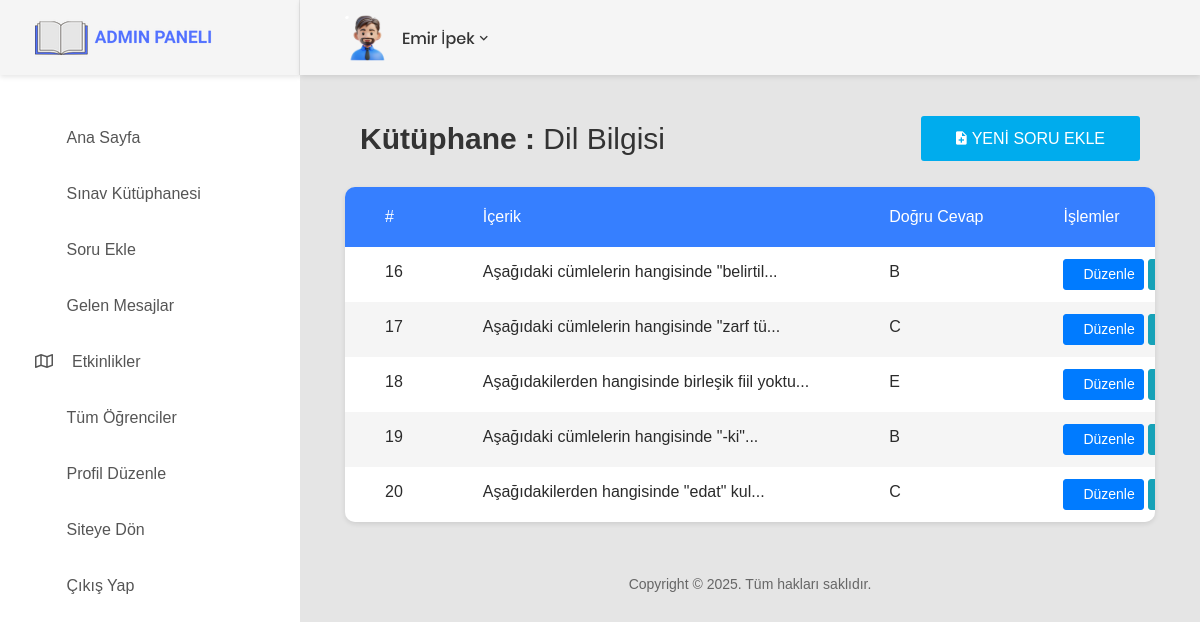
The app's page /AdminPanel/questiontable.php?Id=501 (signed in) with its own data.
### tables this page shows
CREATE TABLE `books` (
  `Id` int NOT NULL,
  `Title` varchar(200) NOT NULL,
  `ImageUrl` varchar(255) NOT NULL,
  `Present` varchar(120) NOT NULL
);

CREATE TABLE `tests` (
  `Id` int NOT NULL,
  `book_id` int NOT NULL,
  `Title` varchar(1000) NOT NULL,
  `A` varchar(255) NOT NULL,
  `B` varchar(255) NOT NULL,
  `C` varchar(255) NOT NULL,
  `D` varchar(255) NOT NULL,
  `E` varchar(255) NOT NULL,
  `Correct` varchar(1) NOT NULL
);

### AdminPanel/questiontable.php (the view, shortened to what this page needs)
<?php
include_once 'head.php'
?>
<?php if (isset($_SESSION['Id']) && isset($_SESSION['Mail']) && isset($_SESSION['Admin']) && isset($_GET['Id'])) { ?>
<body>
<div class="page-wrapper">
    <?php
    include_once 'sidebar.php';
    ?>
    <div class="page-container">
        <header class="header-desktop">
            <div class="section__content section__content--p30">
                <div class="container-fluid">
                    <?php
                    include_once 'header.php';
                    ?>
                </div>
            </div>
        </header>
        <div class="main-content">
            <div class="section__content section__content--p30">
                <div class="container-fluid">
                    <?php
                    $Id = $_GET['Id'];
                    $stmt = $conn->prepare("SELECT * FROM books WHERE Id = :Id");
                    $stmt->bindParam(':Id', $Id, PDO::PARAM_INT);
                    $stmt->execute();
                    $question = $stmt->fetch(PDO::FETCH_ASSOC);
                    if ($question) { ?>
                    <div class="col-md-12">
                        <div class="overview-wrap">
                            <h2 class="title-1"><strong>Kütüphane : </strong><?php echo $question['Title']; ?></h2>
                            <a class="au-btn au-btn-icon au-btn--blue2" href="addquestion.php?Id=<?php echo $question['Id']; ?>">
                                <i class="zmdi zmdi-file-add"></i>Yeni Soru Ekle
                            </a>
                        </div>
                    </div>
                    <?php } ?>
                    <br>
                    <div class="col-lg-14">
                        <div class="table-responsive table--no-card m-b-30">
                            <table class="table table-borderless table-striped table-earning">
                                <thead>
                                <tr>
                                    <th>#</th>
                                    <th>İçerik</th>
                                    <th>Doğru Cevap</th>
                                    <th>İşlemler</th>
                                </tr>
                                </thead>
                                <tbody>
                                <?php
                                $id = $_GET['Id'];
                                $sorubankasi = $conn->query("SELECT * FROM tests where book_id = $id")->fetchAll();
                                foreach ($sorubankasi as $item) {
                                ?>
                                    <tr>
                                        <td><?php echo $item['Id'] ?></td>
                                        <td><?php echo substr($item['Title'], 0, 50); ?>...</td>
                                        <td><?php echo $item['Correct'] ?></td>
                                        <td>
                                            <a href="editquestion.php?Id=<?php echo $item['Id']; ?>"" class="btn btn-primary btn-sm"><i class="fa fa-edit"></i>Düzenle</a>
                                            <a href="deletequestionpost.php?Id=<?php echo $item['Id']; ?>" class="btn btn-info btn-sm"><i class="fa fa-trash"></i>Sil</a>
                                        </td>
                                    </tr>
                                <?php } ?>
                                </tbody>
                            </table>
                        </div>
                    </div>
                    <?php
                    include_once 'footer.php';
                    ?>
                </div>
            </div>
        </div>
    </div>
</div>
<?php
include_once 'script.php';
} else {
    header("Location: login.php?error=" . urlencode("Lütfen bu sayfayı görüntülemek için önce oturum açın."));
}
?>

### AdminPanel/head.php (shortened to what this page needs)
<!DOCTYPE html>
<html lang="tr">
<head>
    <link href="../assets/css/font-face.css" rel="stylesheet" media="all">
    <link href="../assets/vendors/mdi-font/css/material-design-iconic-font.min.css" rel="stylesheet" media="all">
    <link href="../assets/vendors/bootstrap-4.1/bootstrap.min.css" rel="stylesheet" media="all">
    <link href="../assets/vendors/animsition/animsition.min.css" rel="stylesheet" media="all">
    <link href="../assets/vendors/bootstrap-progressbar/bootstrap-progressbar-3.3.4.min.css" rel="stylesheet" media="all">
    <link href="../assets/vendors/wow/animate.css" rel="stylesheet" media="all">
    <link href="../assets/vendors/css-hamburgers/hamburgers.min.css" rel="stylesheet" media="all">
    <link href="../assets/vendors/slick/slick.css" rel="stylesheet" media="all">
    <link href="../assets/vendors/select2/select2.min.css" rel="stylesheet" media="all">
    <link href="../assets/vendors/perfect-scrollbar/perfect-scrollbar.css" rel="stylesheet" media="all">
    <link href="../assets/css/theme.css" rel="stylesheet" media="all">
    <link rel="stylesheet" href="../assets/css/fontawesome-all.min.css">
</head>

### AdminPanel/sidebar.php
<aside class="menu-sidebar d-none d-lg-block">
    <div class="logo">
        <a href="#">
            <img src="../assets/images/icon/admin-logo.png" alt="Admin Paneli" />
        </a>
    </div>
    <div class="menu-sidebar__content js-scrollbar1">
        <nav class="navbar-sidebar">
            <ul class="list-unstyled navbar__list">
                <li>
                    <a href="index.php">
                        <i class="fas fa-home"></i>Ana Sayfa</a>
                </li>
                <li>
                    <a href="questionbank.php">
                        <i class="fas fa-book"></i>Sınav Kütüphanesi</a>
                </li>
                <li>
                    <a href="addquestion.php">
                        <i class="fa-solid fa-square-plus"></i>Soru Ekle</a>
                </li>
                <li>
                    <a href="messagelist.php">
                        <i class="fas fa-inbox"></i>Gelen Mesajlar</a>
                </li>
                <li>
                    <a href="listevents.php">
                        <i class="far fa-map"></i>Etkinlikler</a>
                </li>
                <li>
                    <a href="students.php">
                        <i class="fas fa-users"></i>Tüm Öğrenciler</a>
                </li>
                <li>
                    <a href="profile.php">
                        <i class="fas fa-edit"></i>Profil Düzenle</a>
                </li>
                <li>
                    <a href="../index.php">
                        <i class="fas fa-arrow-circle-left"></i>Siteye Dön</a>
                </li>
                <li>
                    <a href="../logout.php">
                        <i class="fa-solid fa-right-from-bracket"></i>Çıkış Yap</a>
                </li>
            </ul>
        </nav>
    </div>
</aside>

### AdminPanel/header.php (shortened to what this page needs)
<div class="header-wrap">
    <div class="header-button">
        <div class="account-wrap">
            <div class="account-item clearfix js-item-menu">
                <div class="image">
                    <img src="../assets/images/icon/avatar-01.png" />
                </div>
                <div class="content">
                    <a class="js-acc-btn" href="#"><?php echo $_SESSION['Name']; ?></a>
                </div>
            </div>
        </div>
    </div>
</div>

### AdminPanel/footer.php
<div class="row">
    <div class="col-md-12">
        <div class="copyright">
            <p>Copyright © 2025. Tüm hakları saklıdır.</p>
        </div>
    </div>
</div>

### AdminPanel/script.php (shortened to what this page needs)
</body>
</html>

### records on screen
books: Title "Dil Bilgisi"
tests: Id "16", Title "Aşağıdaki cümlelerin hangisinde \"belirtil", Correct "B"
tests: Id "17", Title "Aşağıdaki cümlelerin hangisinde \"zarf tü", Correct "C"
tests: Id "18", Title "Aşağıdakilerden hangisinde birleşik fiil yoktu", Correct "E"
tests: Id "19", Title "Aşağıdaki cümlelerin hangisinde \"-ki\"", Correct "B"
tests: Id "20", Title "Aşağıdakilerden hangisinde \"edat\" kul", Correct "C"

### other values on screen
$_SESSION['Name'] "Emir İpek"
